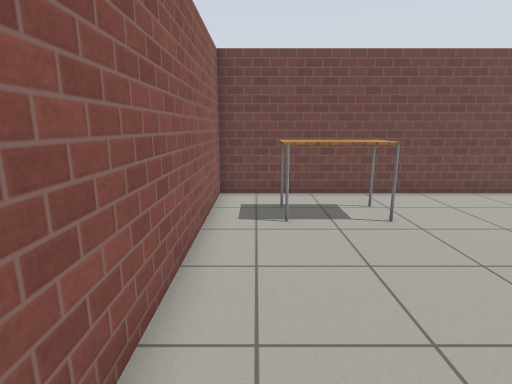
view 1 (above)

19 first-person views from a walk through a Gazebo world. The camera is 1.2 m above the floor, tilts 12° down and sees 80° across. The floor is counted in squares, 0.5 m on a side. Each view is taken from the middle of a square. On the plan, view 1 faces up. The plan holds only what a view shows up to about 18 squares ahead; the rest is blank. The place goes on beyond the plan. Simple patterns stand in for the simulator's built-in surfaces.

view 2
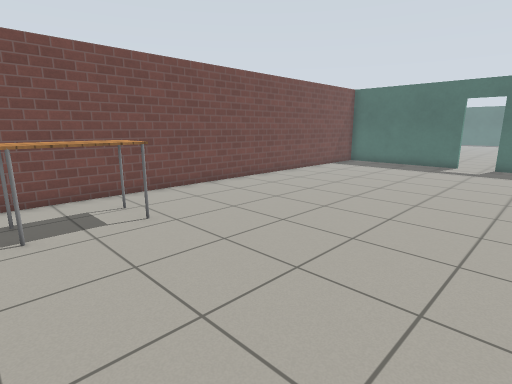

view 3
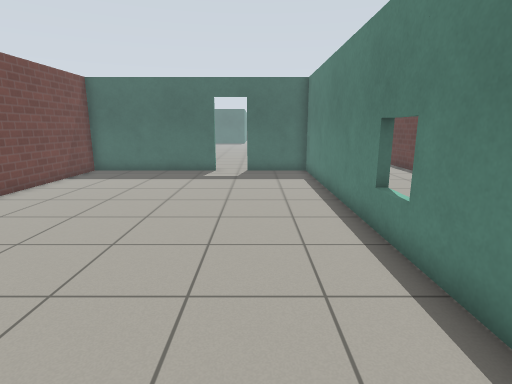

view 4
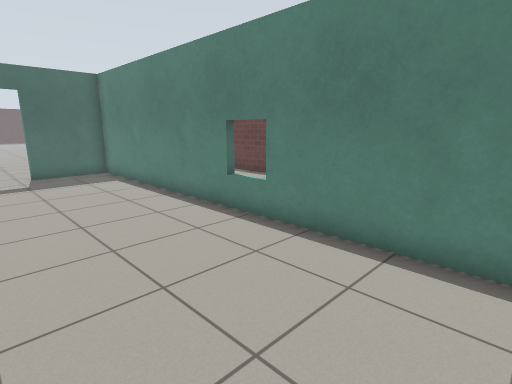

view 5
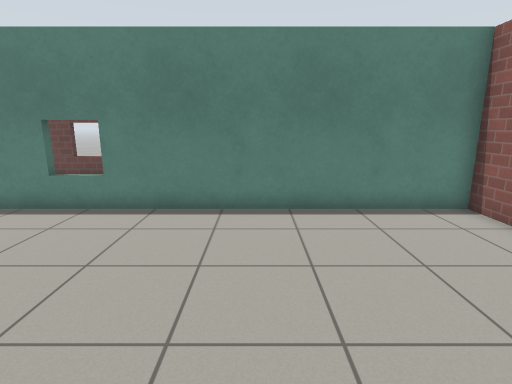

view 6
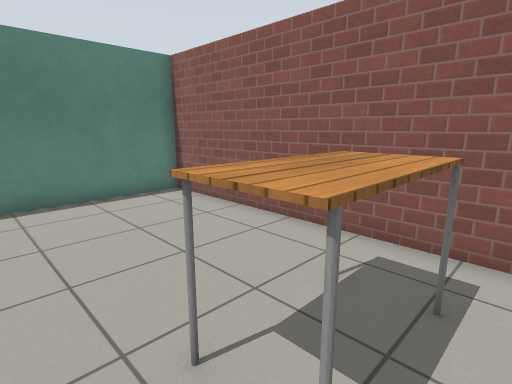

view 7
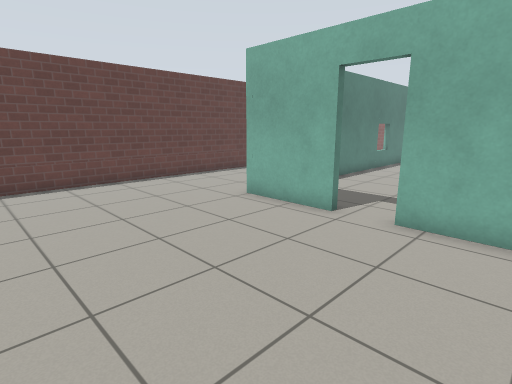

view 8
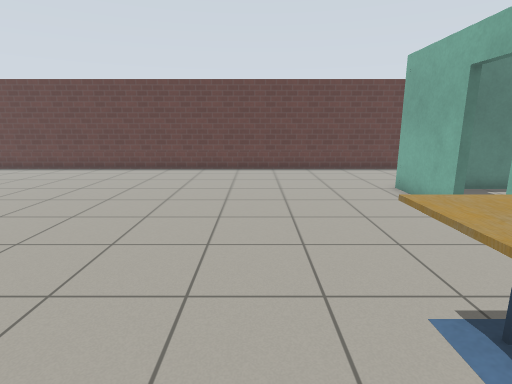

view 9
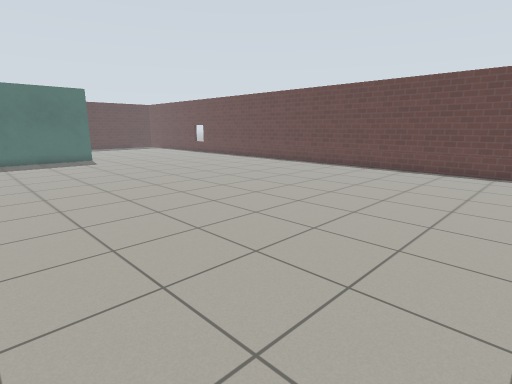

view 10
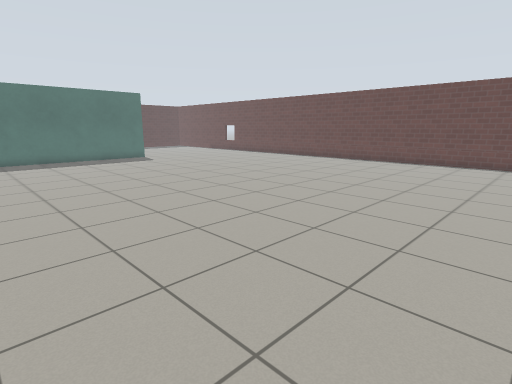

view 11
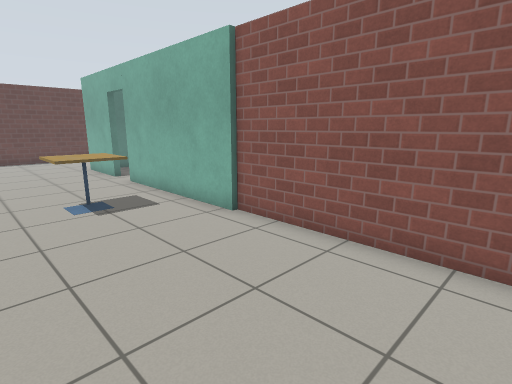

view 12
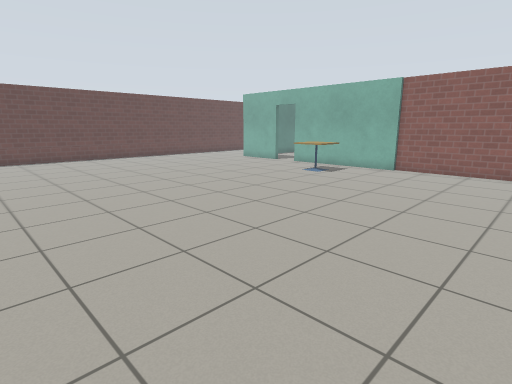

view 13
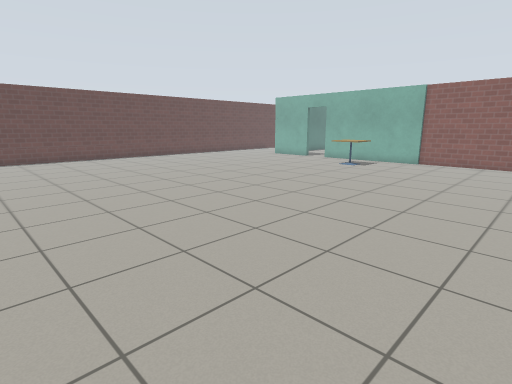

view 14
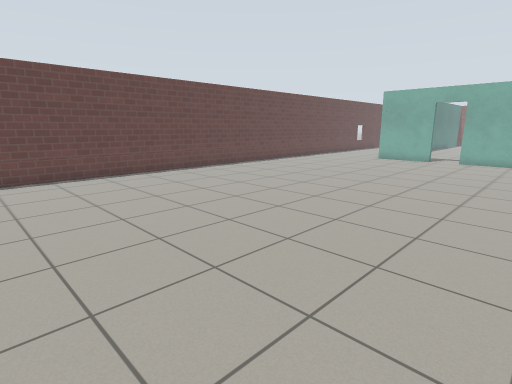

view 15
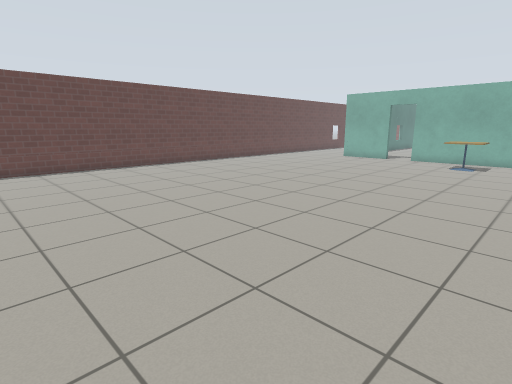

view 16
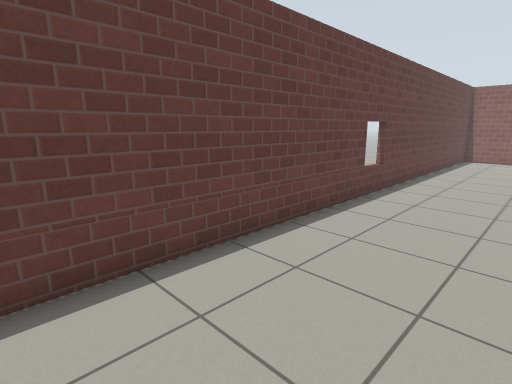

view 17
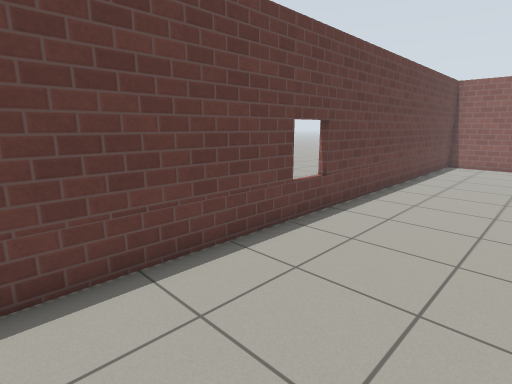

view 18
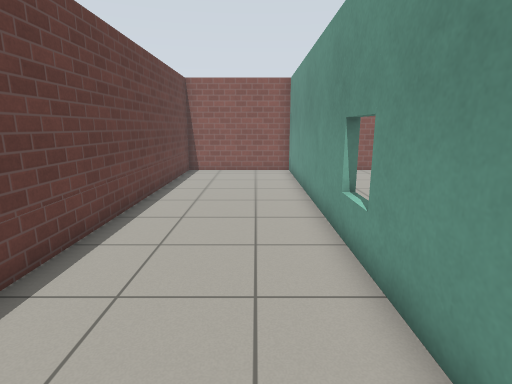

view 19
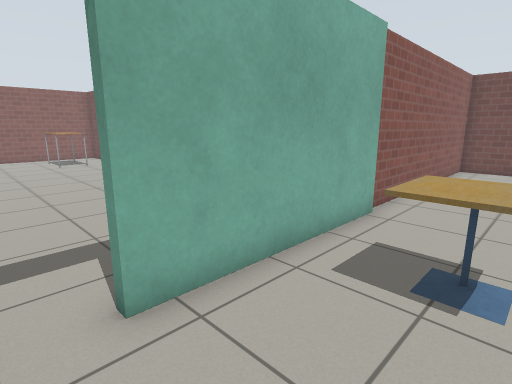

### Floor plan
Points are (right, up) in squares from view 1. A wall is a line through its corners. A room is listed if a view was taken in it or the views show most of it. See-through windows are left out.
Room 1 (views 1, 2, 3, 4, 5, 6)
walls: (21.1, 4.2) (21.1, 11.1) (-1.3, 11.1) (-1.3, -0.8) (21.1, -0.8) (21.1, 2.5)
ways out: open door at (21, 3.5) to room 2
objects: table (1, 8) to (4, 9)
Room 2 (views 7, 8, 9, 10, 11, 12, 13, 14, 15, 16, 17, 18, 19)
walls: (21.4, 2.5) (21.4, -1.1); (21.4, 11.5) (21.4, 4.2); (14.1, -1.1) (-1.3, -1.1) (-1.3, -6.8) (43.7, -6.8); (21.2, 18.5) (21.2, 11.4)
ways out: open door at (21, 3.5) to room 1
objects: cafe table (23, 7) to (25, 9)

Positions as (right, up) in squares from view 1, and headings:
1: (0, 0), facing up
2: (0, 0), facing up-right
3: (4, 2), facing right
4: (4, 5), facing down-right
5: (5, 8), facing down
6: (5, 10), facing down-left
7: (29, 7), facing down-left
8: (27, 11), facing down
9: (26, 11), facing down-right
10: (26, 15), facing down-right
11: (27, 18), facing down-left
12: (39, 18), facing down-left
13: (43, 18), facing down-left
14: (45, 9), facing down-left
15: (45, 12), facing down-left
16: (24, -2), facing down-left
17: (20, -2), facing down-left
18: (16, -3), facing left
19: (25, 3), facing up-left
